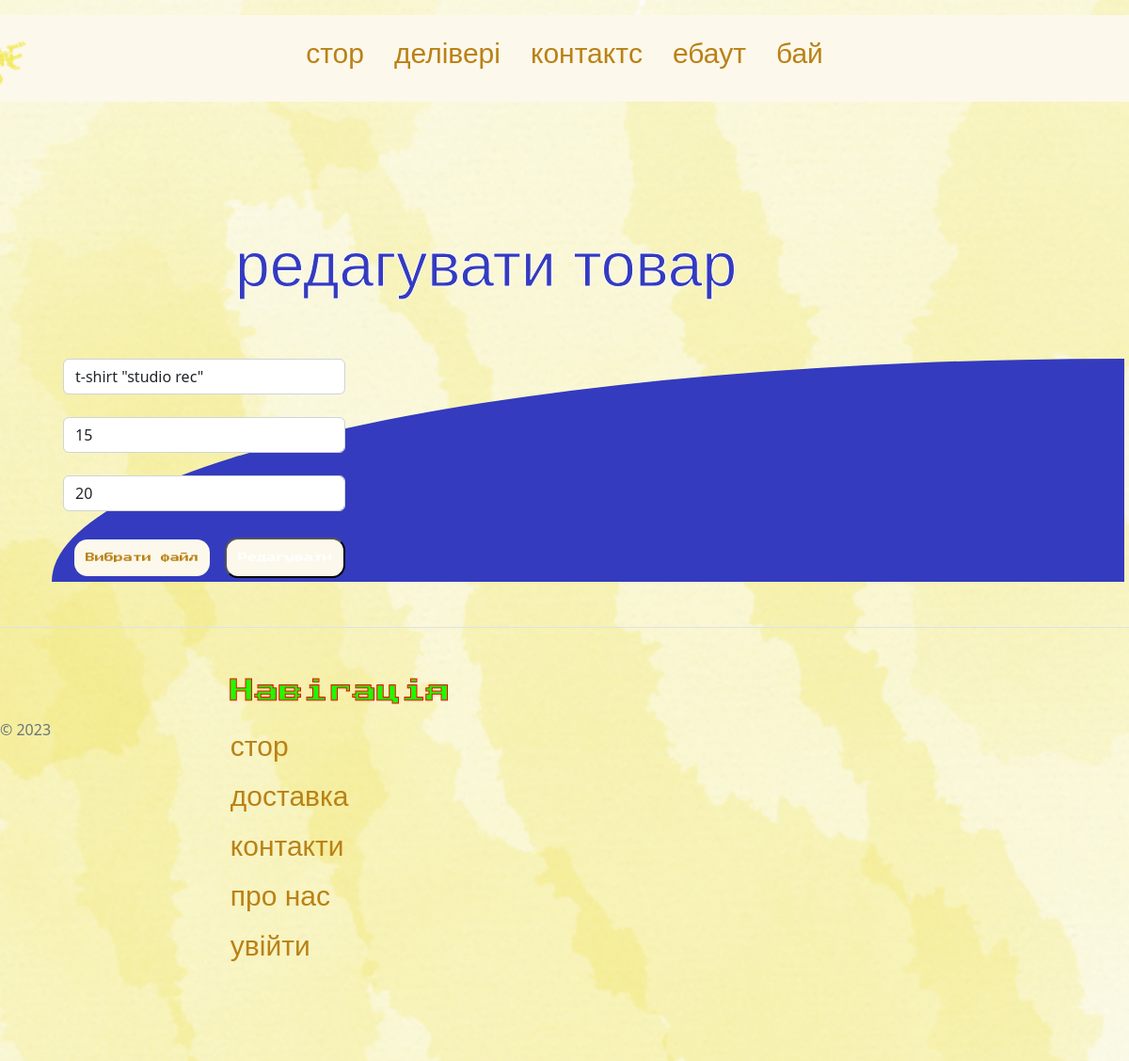
Screenshot of /store/1/edit with the database file from the repository.
### soundstudio.py (models this page shows)
class Item(db.Model):
    id = db.Column(db.Integer, primary_key=True)
    name = db.Column(db.String(100), nullable=False)
    size = db.Column(db.String(20), nullable=False)
    price = db.Column(db.Integer, nullable=False)
    quantity = db.Column(db.String(5), nullable=False)
    file = db.Column(db.LargeBinary)

### soundstudio.py (the view)
@app.route('/store/<int:id>/edit', methods=['POST', 'GET'])
def edit_item(id):
    item = Item.query.get(id)
    if request.method == 'POST':
        if 'file' in request.files: # перевірка, чи існує файл у запиті
            file = request.files['file']
            if file and allowed_file_showroom(file.filename):
                file_data = file.read() # завантаження даних файлу в базу даних
        item.file = file_data
        item.name = request.form["name"]
        item.size = request.form['size']
        item.price = int(request.form['price'])
        item.quantity = int(request.form['quantity'])
        try:
            db.session.commit()
            return redirect('/store')
        except Exception as err:
            return err
    else:
        return render_template('showroom/edit_item.html', item=item)

### templates/showroom/edit_item.html (shortened to what this page needs)
{% extends 'base_showroom.html' %}
{% block body %}
<p class="font-for-titles">редагувати товар</p>
<div class="container">
    <form action="{{ url_for('edit_item', id=item.id) }}" method="POST" enctype="multipart/form-data">
        <input type="text" name="name" id="name" class="form-control" placeholder="name" value="{{item.name}}" required><br>
        <input type="text" name="price" id="price" class="form-control" placeholder="price" value="{{item.price}}" required><br>
        <input type="text" name="quantity" id="quantity" class="form-control" placeholder="quantity" value="{{item.quantity}}"required><br>
        <label for="file" class="custom-file-upload" name="file" value="{{item.file}}" required>
        </label>
        <input type="submit" class="custom-file-upload" value="Редагувати">
    </form>
</div>
{% endblock %}

### static/css/showroom.css (style rules this page uses)
body { background: blue; }
.font-for-titles { font-size: 66px; font-family: 'Rampart One', sans-serif; color: #343BBF; -webkit-text-stroke: 1px white; margin-left: 200px; margin-bottom: 50px; }
.container { max-width: 100%; height: 100%; background: #343BBF; border-radius: 100% 0 0 0; display: flex; flex-wrap: wrap; justify-content: space-between; }
.custom-file-upload { display: inline-block; padding: 6px 12px; cursor: pointer; }
.custom-file-upload::before { content: 'Вибрати файл'; display: inline-block; padding: 12px 12px; cursor: pointer; background-color: #fcf8eb; font-family: 'Press Start 2P', sans-serif; font-size: 10px; color: #ba8116; border-radius: 14px; white-space: nowrap; -webkit-user-select: none; -moz-user-select: none; -ms-user-select: none; user-select: none; }
input.custom-file-upload { display: inline-block; padding: 12px 12px; cursor: pointer; background-color: #fcf8eb; font-family: 'Press Start 2P', sans-serif; font-size: 10px; color: #fff; border-radius: 14px; }

### templates/base_showroom.html (style rules this page uses)
body { background-image: url("static/img/showroom/showroom bg.png"); background-repeat: no-repeat; background-size: cover; }

### rows the page displays
Item: name "t-shirt \"studio rec\"", price "15", quantity "20"
